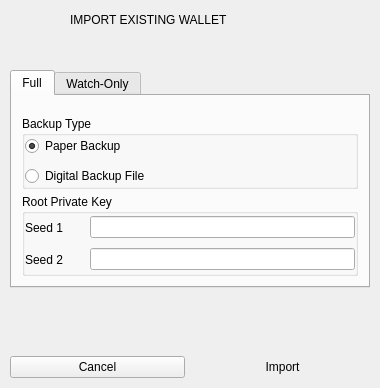
<?xml version="1.0" encoding="UTF-8"?>
<ui version="4.0">
 <class>ImportWalletTypeDialog</class>
 <widget class="QDialog" name="ImportWalletTypeDialog">
  <property name="geometry">
   <rect>
    <x>0</x>
    <y>0</y>
    <width>380</width>
    <height>388</height>
   </rect>
  </property>
  <property name="windowTitle">
   <string>Import Existing Wallet</string>
  </property>
  <layout class="QVBoxLayout" name="verticalLayout">
   <property name="spacing">
    <number>10</number>
   </property>
   <property name="leftMargin">
    <number>0</number>
   </property>
   <property name="topMargin">
    <number>0</number>
   </property>
   <property name="rightMargin">
    <number>0</number>
   </property>
   <property name="bottomMargin">
    <number>0</number>
   </property>
   <item>
    <widget class="QWidget" name="horizontalWidgetHeader" native="true">
     <property name="minimumSize">
      <size>
       <width>0</width>
       <height>60</height>
      </size>
     </property>
     <property name="maximumSize">
      <size>
       <width>16777215</width>
       <height>60</height>
      </size>
     </property>
     <property name="darkOverlay" stdset="0">
      <bool>true</bool>
     </property>
     <widget class="QLabel" name="labelHeader">
      <property name="geometry">
       <rect>
        <x>0</x>
        <y>0</y>
        <width>300</width>
        <height>40</height>
       </rect>
      </property>
      <property name="text">
       <string>IMPORT EXISTING WALLET</string>
      </property>
      <property name="alignment">
       <set>Qt::AlignLeading|Qt::AlignLeft|Qt::AlignVCenter</set>
      </property>
      <property name="indent">
       <number>70</number>
      </property>
      <property name="h1" stdset="0">
       <bool>true</bool>
      </property>
      <property name="titlePaneSecondary" stdset="0">
       <bool>true</bool>
      </property>
     </widget>
     <widget class="QLabel" name="label_2">
      <property name="geometry">
       <rect>
        <x>0</x>
        <y>0</y>
        <width>60</width>
        <height>60</height>
       </rect>
      </property>
      <property name="text">
       <string/>
      </property>
      <property name="pixmap">
       <pixmap resource="../armory.qrc">:/resources/wallet_import.png</pixmap>
      </property>
      <property name="alignment">
       <set>Qt::AlignCenter</set>
      </property>
     </widget>
    </widget>
   </item>
   <item>
    <widget class="QWidget" name="verticalWidget" native="true">
     <property name="minimumSize">
      <size>
       <width>0</width>
       <height>0</height>
      </size>
     </property>
     <property name="maximumSize">
      <size>
       <width>16777215</width>
       <height>16777215</height>
      </size>
     </property>
     <property name="toggleTabs" stdset="0">
      <bool>true</bool>
     </property>
     <layout class="QVBoxLayout" name="verticalLayout_5">
      <property name="spacing">
       <number>0</number>
      </property>
      <property name="leftMargin">
       <number>10</number>
      </property>
      <property name="topMargin">
       <number>0</number>
      </property>
      <property name="rightMargin">
       <number>10</number>
      </property>
      <property name="bottomMargin">
       <number>0</number>
      </property>
      <item>
       <widget class="QTabWidget" name="tabWidget">
        <property name="enabled">
         <bool>true</bool>
        </property>
        <property name="currentIndex">
         <number>0</number>
        </property>
        <widget class="QWidget" name="tabFull">
         <attribute name="title">
          <string>Full</string>
         </attribute>
         <layout class="QVBoxLayout" name="verticalLayout_6">
          <property name="spacing">
           <number>5</number>
          </property>
          <property name="leftMargin">
           <number>10</number>
          </property>
          <property name="topMargin">
           <number>20</number>
          </property>
          <property name="rightMargin">
           <number>10</number>
          </property>
          <property name="bottomMargin">
           <number>10</number>
          </property>
          <item>
           <widget class="QGroupBox" name="verticalGroupBox_2">
            <property name="minimumSize">
             <size>
              <width>0</width>
              <height>0</height>
             </size>
            </property>
            <property name="title">
             <string>Backup Type</string>
            </property>
            <layout class="QVBoxLayout" name="verticalLayout_7">
             <property name="spacing">
              <number>10</number>
             </property>
             <property name="leftMargin">
              <number>0</number>
             </property>
             <property name="topMargin">
              <number>0</number>
             </property>
             <property name="rightMargin">
              <number>0</number>
             </property>
             <property name="bottomMargin">
              <number>0</number>
             </property>
             <item>
              <widget class="QRadioButton" name="radioButtonPaper">
               <property name="text">
                <string>Paper Backup</string>
               </property>
               <property name="checked">
                <bool>true</bool>
               </property>
              </widget>
             </item>
             <item>
              <widget class="QRadioButton" name="radioButtonDigital">
               <property name="text">
                <string>Digital Backup File</string>
               </property>
              </widget>
             </item>
            </layout>
           </widget>
          </item>
          <item>
           <widget class="QStackedWidget" name="stackedWidgetInputs">
            <property name="sizePolicy">
             <sizepolicy hsizetype="Preferred" vsizetype="Preferred">
              <horstretch>0</horstretch>
              <verstretch>0</verstretch>
             </sizepolicy>
            </property>
            <property name="minimumSize">
             <size>
              <width>0</width>
              <height>80</height>
             </size>
            </property>
            <property name="currentIndex">
             <number>0</number>
            </property>
            <widget class="QWidget" name="page">
             <layout class="QVBoxLayout" name="verticalLayout_4">
              <property name="spacing">
               <number>10</number>
              </property>
              <property name="leftMargin">
               <number>0</number>
              </property>
              <property name="topMargin">
               <number>0</number>
              </property>
              <property name="rightMargin">
               <number>0</number>
              </property>
              <property name="bottomMargin">
               <number>0</number>
              </property>
              <item>
               <widget class="QGroupBox" name="groupBox">
                <property name="minimumSize">
                 <size>
                  <width>0</width>
                  <height>0</height>
                 </size>
                </property>
                <property name="title">
                 <string>Root Private Key</string>
                </property>
                <layout class="QVBoxLayout" name="verticalLayout_2">
                 <property name="spacing">
                  <number>5</number>
                 </property>
                 <property name="leftMargin">
                  <number>0</number>
                 </property>
                 <property name="topMargin">
                  <number>0</number>
                 </property>
                 <property name="rightMargin">
                  <number>0</number>
                 </property>
                 <property name="bottomMargin">
                  <number>0</number>
                 </property>
                 <item>
                  <widget class="QWidget" name="horizontalWidget1" native="true">
                   <layout class="QHBoxLayout" name="horizontalLayout_2">
                    <property name="spacing">
                     <number>5</number>
                    </property>
                    <property name="leftMargin">
                     <number>0</number>
                    </property>
                    <property name="topMargin">
                     <number>0</number>
                    </property>
                    <property name="rightMargin">
                     <number>0</number>
                    </property>
                    <property name="bottomMargin">
                     <number>0</number>
                    </property>
                    <item>
                     <widget class="QLabel" name="label_3">
                      <property name="sizePolicy">
                       <sizepolicy hsizetype="Preferred" vsizetype="Preferred">
                        <horstretch>0</horstretch>
                        <verstretch>0</verstretch>
                       </sizepolicy>
                      </property>
                      <property name="minimumSize">
                       <size>
                        <width>60</width>
                        <height>0</height>
                       </size>
                      </property>
                      <property name="maximumSize">
                       <size>
                        <width>60</width>
                        <height>16777215</height>
                       </size>
                      </property>
                      <property name="sizeIncrement">
                       <size>
                        <width>0</width>
                        <height>0</height>
                       </size>
                      </property>
                      <property name="text">
                       <string>Seed 1</string>
                      </property>
                     </widget>
                    </item>
                    <item>
                     <widget class="QLineEdit" name="lineSeed1"/>
                    </item>
                   </layout>
                  </widget>
                 </item>
                 <item>
                  <widget class="QWidget" name="horizontalWidget2" native="true">
                   <layout class="QHBoxLayout" name="horizontalLayout_3">
                    <property name="spacing">
                     <number>5</number>
                    </property>
                    <property name="leftMargin">
                     <number>0</number>
                    </property>
                    <property name="topMargin">
                     <number>0</number>
                    </property>
                    <property name="rightMargin">
                     <number>0</number>
                    </property>
                    <property name="bottomMargin">
                     <number>0</number>
                    </property>
                    <item>
                     <widget class="QLabel" name="label_4">
                      <property name="sizePolicy">
                       <sizepolicy hsizetype="Fixed" vsizetype="Preferred">
                        <horstretch>0</horstretch>
                        <verstretch>0</verstretch>
                       </sizepolicy>
                      </property>
                      <property name="minimumSize">
                       <size>
                        <width>60</width>
                        <height>0</height>
                       </size>
                      </property>
                      <property name="maximumSize">
                       <size>
                        <width>60</width>
                        <height>16777215</height>
                       </size>
                      </property>
                      <property name="sizeIncrement">
                       <size>
                        <width>0</width>
                        <height>0</height>
                       </size>
                      </property>
                      <property name="midLineWidth">
                       <number>0</number>
                      </property>
                      <property name="text">
                       <string>Seed 2</string>
                      </property>
                      <property name="alignment">
                       <set>Qt::AlignLeading|Qt::AlignLeft|Qt::AlignVCenter</set>
                      </property>
                     </widget>
                    </item>
                    <item>
                     <widget class="QLineEdit" name="lineSeed2"/>
                    </item>
                   </layout>
                  </widget>
                 </item>
                </layout>
               </widget>
              </item>
             </layout>
            </widget>
            <widget class="QWidget" name="page_2">
             <layout class="QVBoxLayout" name="verticalLayout_10">
              <property name="spacing">
               <number>10</number>
              </property>
              <property name="leftMargin">
               <number>0</number>
              </property>
              <property name="topMargin">
               <number>0</number>
              </property>
              <property name="rightMargin">
               <number>0</number>
              </property>
              <property name="bottomMargin">
               <number>0</number>
              </property>
              <item>
               <widget class="QGroupBox" name="groupBox_2">
                <property name="title">
                 <string>File Location to Restore</string>
                </property>
                <layout class="QVBoxLayout" name="verticalLayout_8">
                 <property name="spacing">
                  <number>5</number>
                 </property>
                 <property name="leftMargin">
                  <number>0</number>
                 </property>
                 <property name="topMargin">
                  <number>0</number>
                 </property>
                 <property name="rightMargin">
                  <number>0</number>
                 </property>
                 <property name="bottomMargin">
                  <number>0</number>
                 </property>
                 <item alignment="Qt::AlignLeft|Qt::AlignTop">
                  <widget class="QWidget" name="horizontalWidget3" native="true">
                   <layout class="QHBoxLayout" name="horizontalLayout_4">
                    <property name="spacing">
                     <number>5</number>
                    </property>
                    <property name="leftMargin">
                     <number>0</number>
                    </property>
                    <property name="topMargin">
                     <number>0</number>
                    </property>
                    <property name="rightMargin">
                     <number>0</number>
                    </property>
                    <property name="bottomMargin">
                     <number>0</number>
                    </property>
                    <item>
                     <widget class="QLabel" name="label_5">
                      <property name="maximumSize">
                       <size>
                        <width>20</width>
                        <height>20</height>
                       </size>
                      </property>
                      <property name="text">
                       <string/>
                      </property>
                      <property name="pixmap">
                       <pixmap resource="../armory.qrc">:/resources/new-link@1.5x.png</pixmap>
                      </property>
                      <property name="scaledContents">
                       <bool>true</bool>
                      </property>
                     </widget>
                    </item>
                    <item>
                     <widget class="QLabel" name="labelFileName">
                      <property name="text">
                       <string>...</string>
                      </property>
                      <property name="wordWrap">
                       <bool>false</bool>
                      </property>
                      <property name="whiteLabel" stdset="0">
                       <bool>true</bool>
                      </property>
                     </widget>
                    </item>
                   </layout>
                  </widget>
                 </item>
                 <item alignment="Qt::AlignLeft|Qt::AlignTop">
                  <widget class="QPushButton" name="pushButtonBrowseForFile">
                   <property name="text">
                    <string>Select</string>
                   </property>
                   <property name="autoDefault">
                    <bool>false</bool>
                   </property>
                   <property name="buttonDiscreetPrimary" stdset="0">
                    <bool>true</bool>
                   </property>
                  </widget>
                 </item>
                </layout>
               </widget>
              </item>
             </layout>
            </widget>
           </widget>
          </item>
         </layout>
        </widget>
        <widget class="QWidget" name="tabWow">
         <attribute name="title">
          <string>Watch-Only</string>
         </attribute>
         <layout class="QVBoxLayout" name="verticalLayout_9">
          <property name="spacing">
           <number>5</number>
          </property>
          <property name="leftMargin">
           <number>10</number>
          </property>
          <property name="topMargin">
           <number>20</number>
          </property>
          <property name="rightMargin">
           <number>10</number>
          </property>
          <property name="bottomMargin">
           <number>10</number>
          </property>
          <item>
           <widget class="QGroupBox" name="verticalGroupBox">
            <property name="title">
             <string>File Location to Restore</string>
            </property>
            <layout class="QVBoxLayout" name="verticalLayout_3">
             <property name="spacing">
              <number>5</number>
             </property>
             <property name="leftMargin">
              <number>0</number>
             </property>
             <property name="topMargin">
              <number>0</number>
             </property>
             <property name="rightMargin">
              <number>0</number>
             </property>
             <property name="bottomMargin">
              <number>0</number>
             </property>
             <item alignment="Qt::AlignLeft|Qt::AlignTop">
              <widget class="QWidget" name="horizontalWidget4" native="true">
               <layout class="QHBoxLayout" name="horizontalLayout_5">
                <property name="spacing">
                 <number>5</number>
                </property>
                <item>
                 <widget class="QLabel" name="label_7">
                  <property name="minimumSize">
                   <size>
                    <width>20</width>
                    <height>20</height>
                   </size>
                  </property>
                  <property name="maximumSize">
                   <size>
                    <width>20</width>
                    <height>20</height>
                   </size>
                  </property>
                  <property name="text">
                   <string/>
                  </property>
                  <property name="pixmap">
                   <pixmap resource="../armory.qrc">:/resources/new-link@1.5x.png</pixmap>
                  </property>
                  <property name="scaledContents">
                   <bool>true</bool>
                  </property>
                 </widget>
                </item>
                <item>
                 <widget class="QLabel" name="labelWoFilePath">
                  <property name="text">
                   <string>TextLabel</string>
                  </property>
                  <property name="wordWrap">
                   <bool>false</bool>
                  </property>
                  <property name="whiteLabel" stdset="0">
                   <bool>true</bool>
                  </property>
                 </widget>
                </item>
               </layout>
              </widget>
             </item>
             <item alignment="Qt::AlignLeft">
              <widget class="QPushButton" name="pushButtonSelWoFile">
               <property name="text">
                <string>Select Watching-Only Wallet File</string>
               </property>
               <property name="autoDefault">
                <bool>false</bool>
               </property>
               <property name="buttonDiscreetPrimary" stdset="0">
                <bool>true</bool>
               </property>
              </widget>
             </item>
             <item>
              <spacer name="verticalSpacer_2">
               <property name="orientation">
                <enum>Qt::Vertical</enum>
               </property>
               <property name="sizeHint" stdset="0">
                <size>
                 <width>20</width>
                 <height>40</height>
                </size>
               </property>
              </spacer>
             </item>
            </layout>
           </widget>
          </item>
         </layout>
        </widget>
       </widget>
      </item>
     </layout>
    </widget>
   </item>
   <item>
    <spacer name="verticalSpacer">
     <property name="orientation">
      <enum>Qt::Vertical</enum>
     </property>
     <property name="sizeHint" stdset="0">
      <size>
       <width>20</width>
       <height>40</height>
      </size>
     </property>
    </spacer>
   </item>
   <item>
    <widget class="QWidget" name="widget" native="true">
     <property name="buttonBar" stdset="0">
      <bool>true</bool>
     </property>
     <layout class="QHBoxLayout" name="horizontalLayout">
      <property name="spacing">
       <number>10</number>
      </property>
      <property name="leftMargin">
       <number>10</number>
      </property>
      <property name="topMargin">
       <number>10</number>
      </property>
      <property name="rightMargin">
       <number>10</number>
      </property>
      <property name="bottomMargin">
       <number>10</number>
      </property>
      <item>
       <widget class="QPushButton" name="pushButtonCancel">
        <property name="minimumSize">
         <size>
          <width>100</width>
          <height>0</height>
         </size>
        </property>
        <property name="text">
         <string>Cancel</string>
        </property>
        <property name="autoDefault">
         <bool>false</bool>
        </property>
       </widget>
      </item>
      <item>
       <widget class="QPushButton" name="pushButtonImport">
        <property name="minimumSize">
         <size>
          <width>100</width>
          <height>0</height>
         </size>
        </property>
        <property name="text">
         <string>Import</string>
        </property>
        <property name="default">
         <bool>true</bool>
        </property>
        <property name="flat">
         <bool>true</bool>
        </property>
       </widget>
      </item>
     </layout>
    </widget>
   </item>
  </layout>
 </widget>
 <resources>
  <include location="../armory.qrc"/>
  <include location="../armory.qrc"/>
 </resources>
 <connections/>
</ui>
